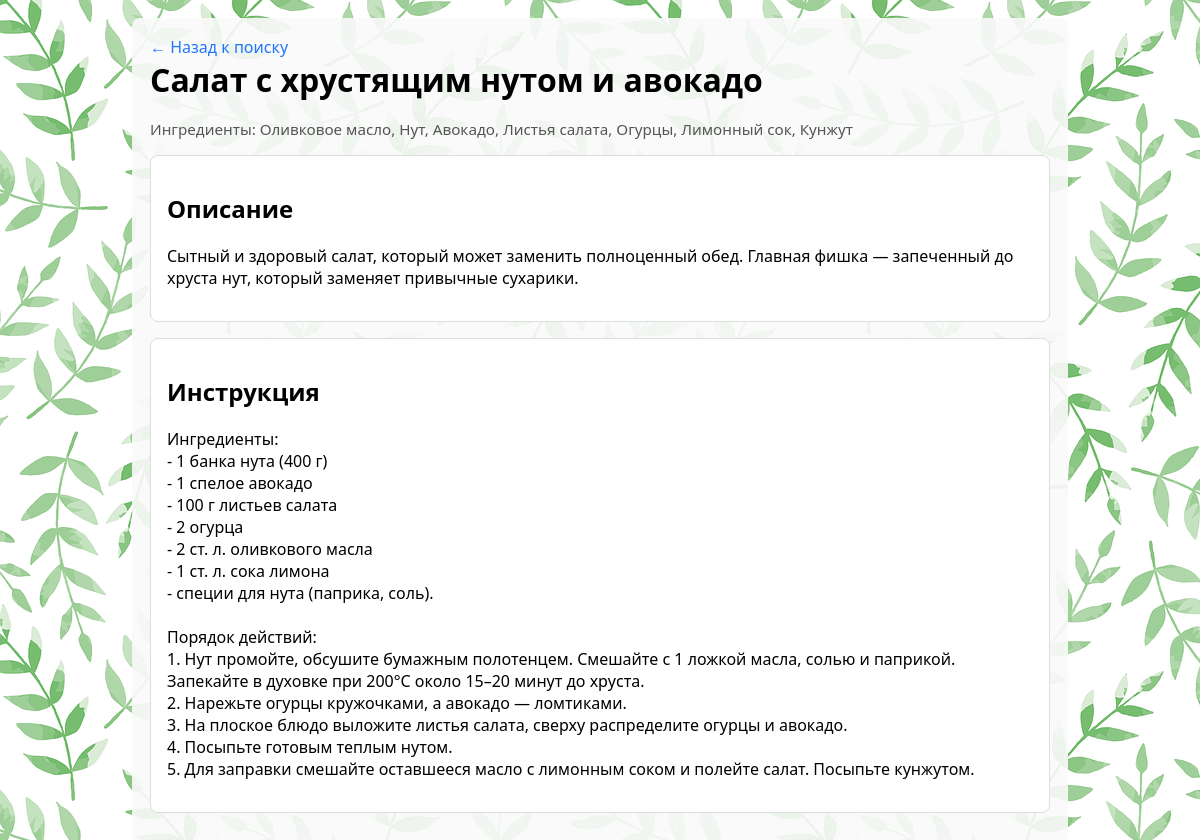
/recipes/6/, run on the app's committed database.
### recipe_finder/models.py (models this page shows, shortened)
class Recipe(models.Model):
    name = models.CharField(max_length=200)
    picture = models.ImageField(upload_to='recipes/images/', blank=True)
    description = models.TextField()
    instructions = models.TextField()
    ingredients = models.ManyToManyField(Ingredient, related_name="recipes")
    class Meta:
        verbose_name = "Рецепт"
        verbose_name_plural = "Рецепты"

class Ingredient(models.Model):
    name = models.CharField(max_length=100, unique=True)
    def __str__(self):
        return self.name
    class Meta:
        verbose_name = "Ингредиент"
        verbose_name_plural = "Ингредиенты"

### recipe_finder/views.py (the view)
# urls.py: path("recipes/<int:pk>/", views.recipe_detail, name="recipe_detail"),
def recipe_detail(request, pk):
    recipe = get_object_or_404(Recipe, pk=pk)
    return render(request, 'recipe_finder/recipe_detail.html', {'recipe': recipe})

### templates/recipe_finder/recipe_detail.html (shortened to what this page needs)
<!DOCTYPE html>
<html lang="ru">
<head>
  {% load static %}
</head>
<body>
  <div class="container">
    <header>
      <a href="{% url 'home' %}">&larr; Назад к поиску</a>
      <h1>{{ recipe.name }}</h1>
    </header>
    <div class="meta">Ингредиенты: {{ recipe.ingredients.all|join:", " }}</div>
    <div class="section">
      <h2>Описание</h2>
      <p>{{ recipe.description|linebreaksbr }}</p>
    </div>
    <div class="section">
      <h2>Инструкция</h2>
      <p>{{ recipe.instructions|linebreaksbr }}</p>
    </div>
  </div>
</body>
</html>

### data on the page
Recipe: name "Салат с хрустящим нутом и авокадо", ingredients.all "Оливковое масло, Нут, Авокадо, Листья салата, Огурцы, Лимонный сок, Кунжут", description "Сытный и здоровый салат, который может заменить полноценный обед. Главная фишка — запеченный до хруста нут, который заменяет привычные сухарики.", instructions "Ингредиенты: - 1 банка нута (400 г) - 1 спелое авокадо - 100 г листьев салата - 2 огурца - 2 ст. л. оливкового масла - 1 ст. л. сока лимона - специи для нута (паприка, соль). Порядок действий: 1. Нут промойте, обсушите бумажным полотенцем. Смешайте с 1 ложкой масла, солью и паприкой. Запекайте в духовке при 200°C около 15–20 минут до хруста. 2. Нарежьте огурцы кружочками, а авокадо — ломтиками. 3. На плоское блюдо выложите листья салата, сверху распределите огурцы и авокадо. 4. Посыпьте готовым теплым нутом. 5. Для заправки смешайте оставшееся масло с лимонным соком и полейте салат. Посыпьте кунжутом."
